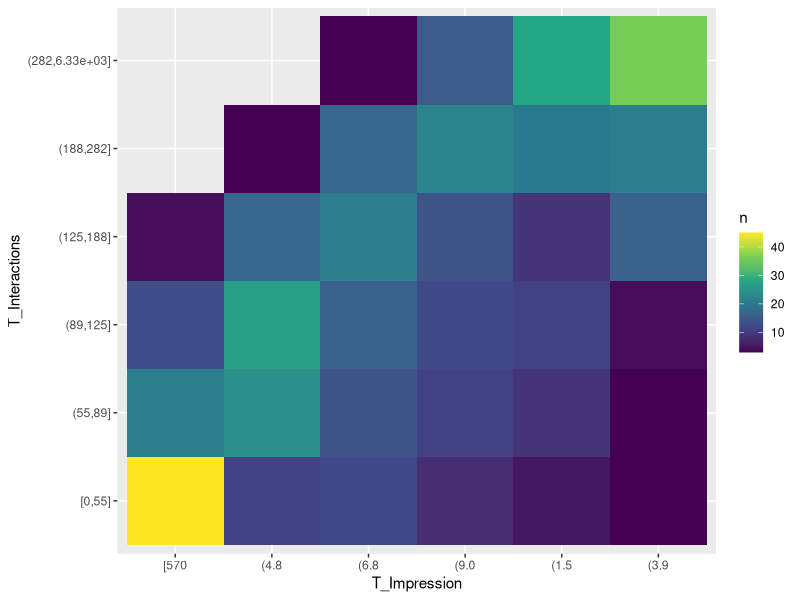
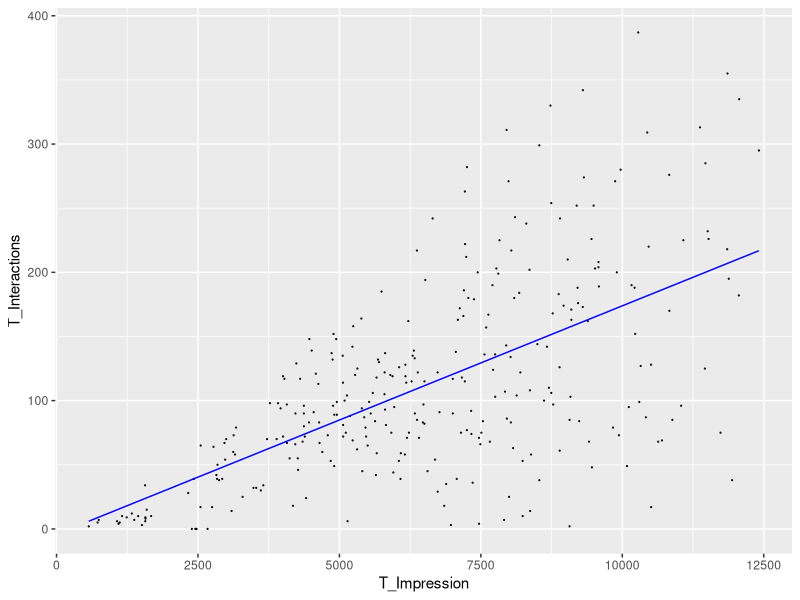
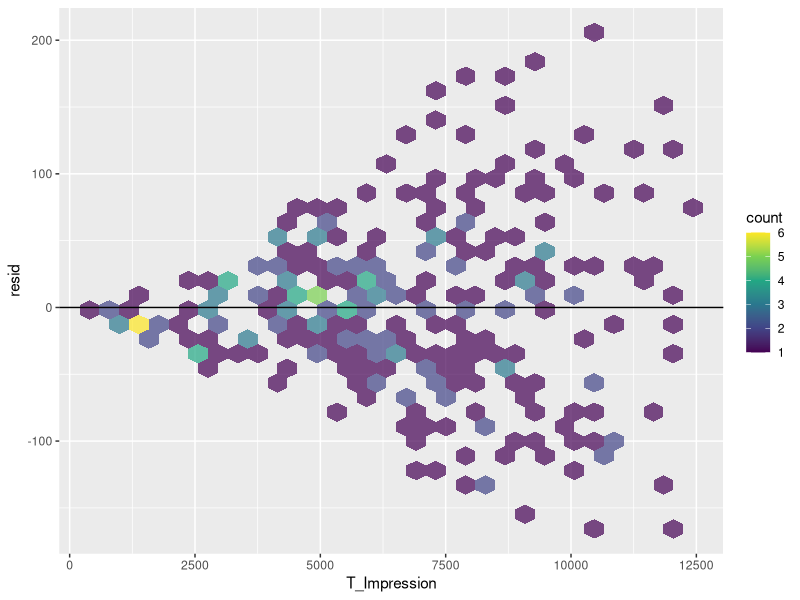
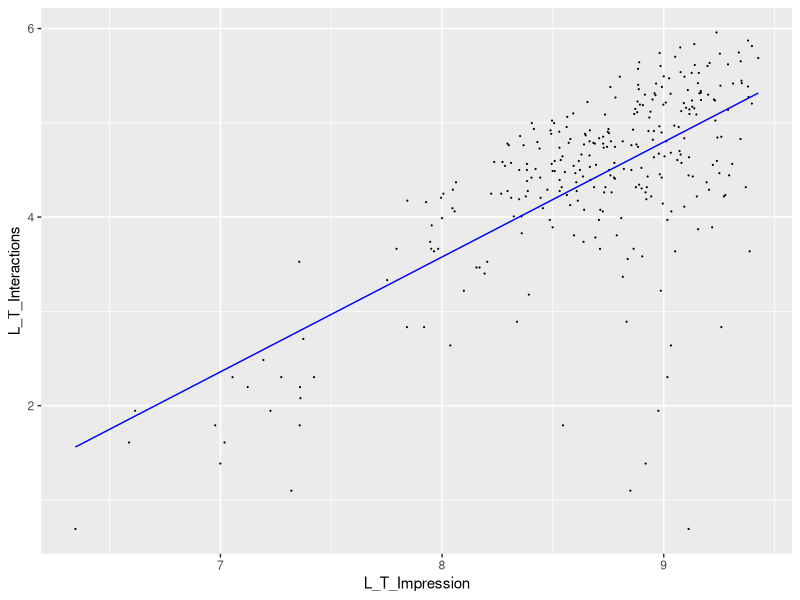
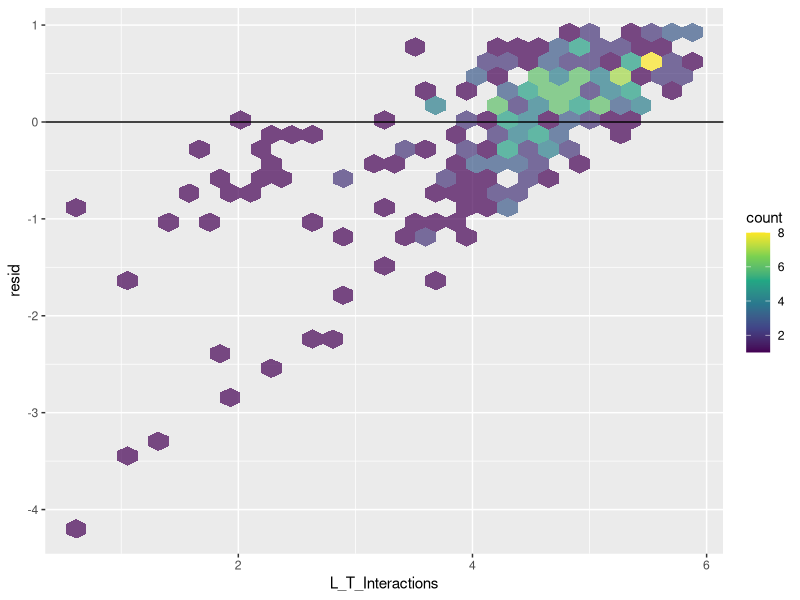

The R script that drew these images, in order:
## ---- chunk 1
knitr::opts_chunk$set(echo = TRUE)
## ---- chunk 2
#loading packages and dataset
suppressPackageStartupMessages(library(tidyverse))
suppressPackageStartupMessages(library(modelr))
fb <- read_delim("dataset_Facebook.csv", delim = ";")
fb <- fb[complete.cases(fb), ]
## ---- chunk 3
# construct heatmap
fb %>% transmute(T_Impression = cut_number(T_Impression, 6), T_Interactions = cut_number(T_Interactions, 6)) %>% count(T_Impression, T_Interactions) %>% ggplot(aes(T_Impression, T_Interactions)) + geom_tile(aes(fill = n)) + scale_x_discrete(labels = abbreviate) + scale_fill_viridis_c()
## ---- chunk 4
# clean outliers
fb.clean <- fb %>% filter(T_Impression <= 12500, T_Interactions <= 400) 
# calculate percentage of datapoints considered
removedx <- fb %>% filter(T_Impression > 12500) %>% nrow()/nrow(fb)*100
removedy <- fb %>% filter(T_Interactions > 400) %>% nrow()/nrow(fb)*100
removedt <- (1 - nrow(fb.clean)/nrow(fb))*100
percentage_tibble <- tribble(~Variable, ~Percentage_Removed, "T_Impression", removedx, "T_Interactions", removedy, "Overall", removedt)
(percentage_tibble)
## ---- chunk 5
# calculate OLS
m.ols <- lm(T_Interactions ~ T_Impression, data = fb.clean)
summary(m.ols)
round(confint(m.ols,level=0.95),6)
vcov(m.ols)
## ---- chunk 6
#plot OLS with predictions
ggplot(fb.clean %>% add_predictions(m.ols), aes(T_Impression, T_Interactions)) + geom_point(size = 0.1) + geom_line(aes(y=pred), color = "blue")
# plot residual
ggplot(fb.clean %>% add_residuals(m.ols), aes(T_Impression, resid))+geom_hex(alpha = 0.7)+geom_hline(aes(yintercept = 0))+scale_fill_viridis_c()
## ---- chunk 7
# log transform
logfb <- fb.clean %>% transmute(L_T_Interactions = log(T_Interactions), L_T_Impression = log(T_Impression)) %>% filter(!is.infinite(L_T_Interactions))
m.log <- lm(L_T_Interactions ~ L_T_Impression, data = logfb)
summary(m.log)
## ---- chunk 8
# plot log with predictions
ggplot(logfb %>% add_predictions(m.log), aes(L_T_Impression, L_T_Interactions)) + geom_point(size = 0.1) + geom_line(aes(y=pred), color = "blue")
# plot residual
ggplot(logfb %>% add_residuals(m.log), aes(L_T_Interactions, resid))+geom_hex(alpha = 0.7)+geom_hline(aes(yintercept = 0))+scale_fill_viridis_c()
